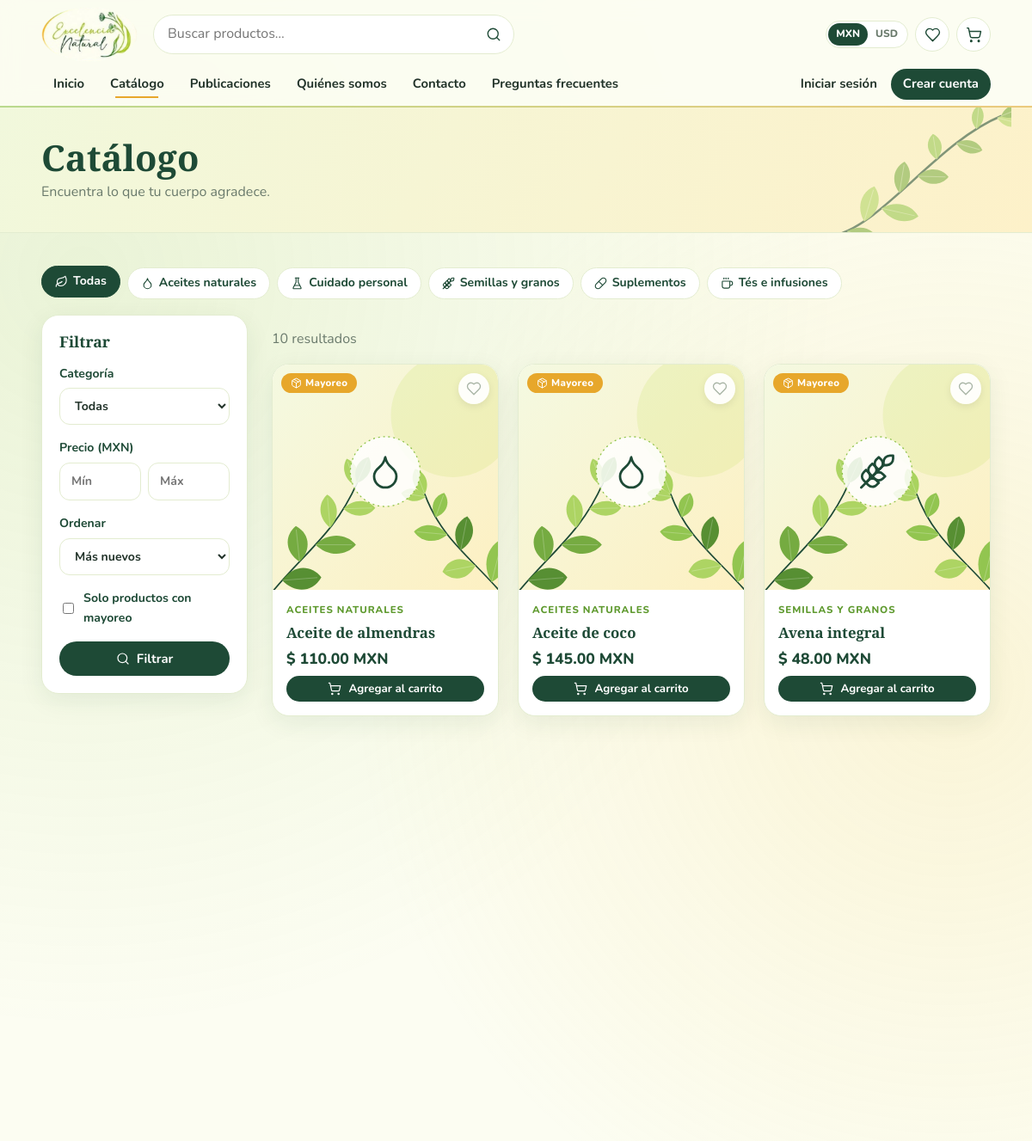
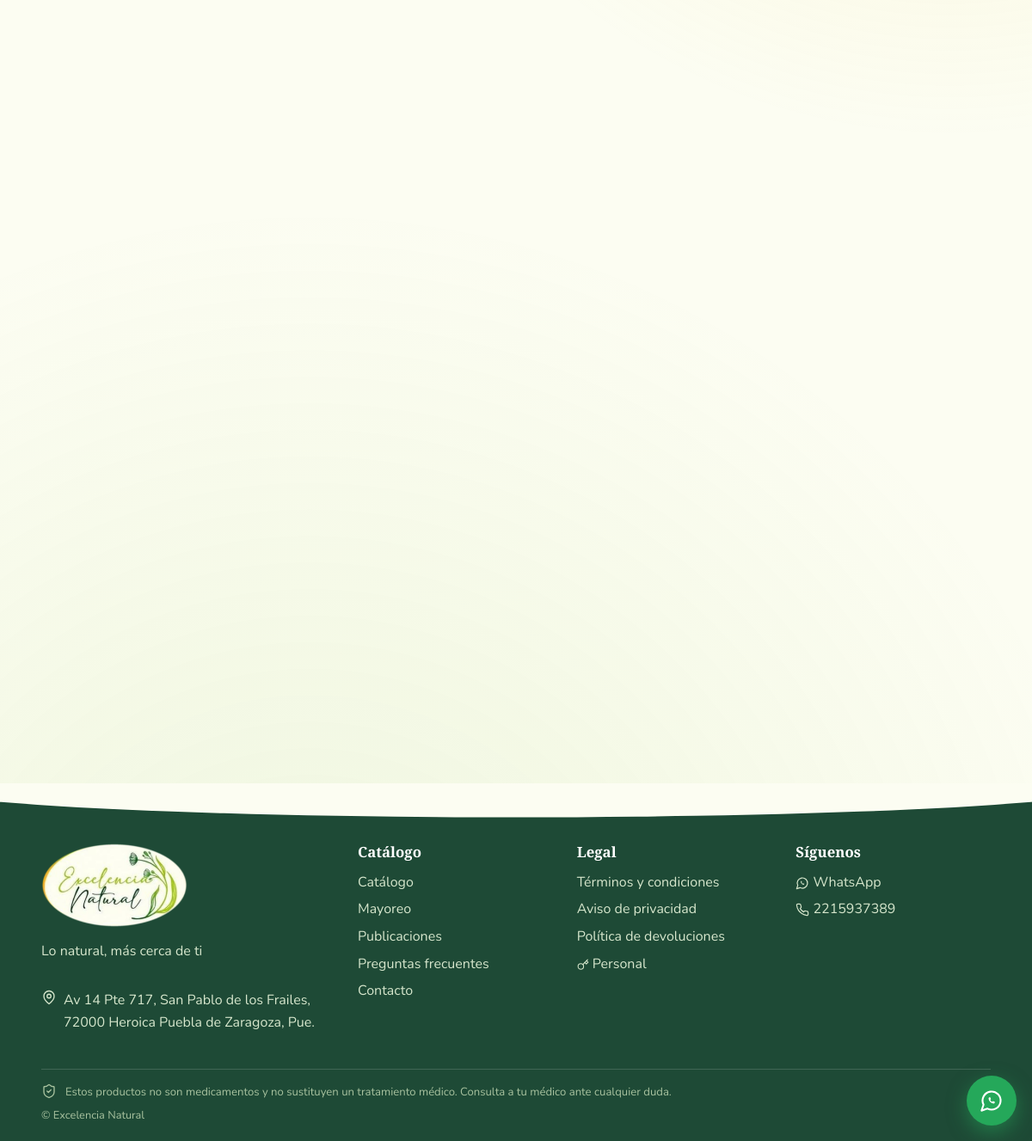
/catalogo, run on the app's committed database (2 pictures, top to bottom).
### tables this page shows
CREATE TABLE categories (
  id INTEGER PRIMARY KEY AUTOINCREMENT,
  name TEXT NOT NULL,
  name_en TEXT DEFAULT '',
  icon TEXT DEFAULT '🌿'
);

CREATE TABLE products (
  id INTEGER PRIMARY KEY AUTOINCREMENT,
  name TEXT NOT NULL,
  name_en TEXT DEFAULT '',
  descr TEXT DEFAULT '',
  descr_en TEXT DEFAULT '',
  cat_id INTEGER REFERENCES categories(id) ON DELETE SET NULL,
  price_mxn REAL NOT NULL DEFAULT 0,
  price_usd REAL DEFAULT 0,                  -- 0 = se calcula con el tipo de cambio
  ws_mxn REAL DEFAULT 0,                     -- precio mayoreo (0 = sin mayoreo)
  ws_usd REAL DEFAULT 0,
  ws_min INTEGER DEFAULT 0,                  -- piezas minimas para mayoreo
  stock INTEGER DEFAULT 0,
  featured INTEGER DEFAULT 0,
  active INTEGER DEFAULT 1,
  created TEXT DEFAULT CURRENT_TIMESTAMP
);

### shop.py (the view)
@bp.route('/catalogo')
def catalog():
    s = request.args.get('q', '').strip()
    cat = request.args.get('cat', type=int)
    pmin = request.args.get('min', type=float)
    pmax = request.args.get('max', type=float)
    sort = request.args.get('sort', 'new')
    ws = request.args.get('ws') == '1'
    sql, args = 'SELECT * FROM products WHERE active = 1', []
    if s:
        sql += ' AND (name LIKE ? OR name_en LIKE ? OR descr LIKE ?)'
        args += [f'%{s}%'] * 3
    if cat:
        sql += ' AND cat_id = ?'
        args.append(cat)
    if pmin is not None:
        sql += ' AND price_mxn >= ?'
        args.append(pmin * u.rate() if u.cur() == 'USD' else pmin)
    if pmax is not None:
        sql += ' AND price_mxn <= ?'
        args.append(pmax * u.rate() if u.cur() == 'USD' else pmax)
    if ws:
        sql += ' AND ws_min > 1 AND ws_mxn > 0'
    sql += {'low': ' ORDER BY price_mxn ASC', 'high': ' ORDER BY price_mxn DESC'}.get(sort, ' ORDER BY id DESC')
    prods = q(sql, args)
    cats = q('SELECT * FROM categories ORDER BY name')
    return render_template('catalog.html', prods=prods, cats=cats, f=dict(q=s, cat=cat, min=pmin, max=pmax, sort=sort, ws=ws))

### art.py (called while the page is built)
def _bez(p, t):
    (x0, y0), (x1, y1), (x2, y2), (x3, y3) = p
    u = 1 - t
    x = u**3 * x0 + 3 * u * u * t * x1 + 3 * u * t * t * x2 + t**3 * x3
    y = u**3 * y0 + 3 * u * u * t * y1 + 3 * u * t * t * y2 + t**3 * y3
    dx = 3 * u * u * (x1 - x0) + 6 * u * t * (x2 - x1) + 3 * t * t * (x3 - x2)
    dy = 3 * u * u * (y1 - y0) + 6 * u * t * (y2 - y1) + 3 * t * t * (y3 - y2)
    return x, y, math.degrees(math.atan2(dy, dx))

def _leaf(x, y, ang, ln, wd, col, op=1):
    d = f'M0 0C{ln*.3:.1f} {-wd:.1f} {ln*.75:.1f} {-wd:.1f} {ln:.1f} 0C{ln*.75:.1f} {wd:.1f} {ln*.3:.1f} {wd:.1f} 0 0Z'
    vein = f'<path d="M0 0L{ln*.9:.1f} 0" stroke="#fff" stroke-opacity=".35" stroke-width="1" fill="none"/>'
    return (f'<g transform="translate({x:.1f} {y:.1f}) rotate({ang:.1f})" opacity="{op}">'
            f'<path d="{d}" fill="{col}"/>{vein}</g>')

def branch(pts, n=9, ln=46, wd=15, seed=1, cols=None, stem=DEEP, round_leaves=False):
    r = random.Random(seed)
    cols = cols or GREENS
    out = [f'<path d="M{pts[0][0]} {pts[0][1]}C{pts[1][0]} {pts[1][1]} {pts[2][0]} {pts[2][1]} {pts[3][0]} {pts[3][1]}" '
           f'stroke="{stem}" stroke-width="2.6" fill="none" stroke-linecap="round"/>']
    for i in range(n):
        t = .12 + .86 * i / max(n - 1, 1)
        x, y, a = _bez(pts, t)
        k = 1 - .45 * t                      # hojas mas chicas hacia la punta
        side = 1 if i % 2 == 0 else -1
        la = a + side * r.uniform(38, 62)
        w = wd * k * (1.9 if round_leaves else 1)
        out.append(_leaf(x, y, la, ln * k * r.uniform(.85, 1.1), w, r.choice(cols), .95))
    x, y, a = _bez(pts, 1)
    out.append(_leaf(x, y, a, ln * .6, wd * .6, cols[0]))
    return ''.join(out)

def _wrap(w, h, body, cls='', defs=''):
    return Markup(f'<svg class="art {cls}" viewBox="0 0 {w} {h}" xmlns="http://www.w3.org/2000/svg" '
                  f'role="img" aria-hidden="true" preserveAspectRatio="xMidYMid meet"><defs>{defs}</defs>{body}</svg>')

def sprig(w=260, h=200, seed=2, flip=False, cols=None):
    t = ' transform="scale(-1 1) translate(-%d 0)"' % w if flip else ''
    body = f'<g{t}>' + branch([(8, h - 10), (w * .3, h * .9), (w * .6, h * .3), (w - 12, 20)], n=9, ln=48, wd=15, seed=seed, cols=cols) + '</g>'
    return _wrap(w, h, body, 'sprig')

### db.py (called while the page is built)
def get_db():
    if 'db' not in g:
        g.db = sqlite3.connect(config.DB_PATH)
        g.db.row_factory = sqlite3.Row
        g.db.execute('PRAGMA foreign_keys = ON')
    return g.db

### utils.py (called while the page is built)
def lang():
    return 'es'

### templates/catalog.html (shortened to what this page needs)
{% extends 'base.html' %}
{% from '_macros.html' import card, page_head with context %}
{% block body %}
{{ page_head(t('shop'), t('shop_sub')) }}
<div class="wrap sec">
  <div class="chips-row">
    <a class="cat-chip {{ 'on' if not f.cat }}" href="{{ url_for('shop.catalog') }}">{{ icon('leaf', 15) }} {{ t('all') }}</a>
    {% for c in cats %}<a class="cat-chip {{ 'on' if f.cat == c.id }}" href="{{ url_for('shop.catalog', cat=c.id) }}">{{ icon(c.icon, 15) }} {{ c.name_en if lang=='en' and c.name_en else c.name }}</a>{% endfor %}
  </div>
  <div class="cat-layout">
    <form class="filters" method="get">
      <h3>{{ t('filter') }}</h3>
      <label>{{ t('category') }}
        <select name="cat">
          <option value="">{{ t('all') }}</option>
        </select>
      </label>
      <label>{{ t('price') }} ({{ cur }})
        <div class="two"><input type="number" step="any" min="0" name="min" placeholder="{{ t('min') }}" value="{{ f.min if f.min is not none }}">
        <input type="number" step="any" min="0" name="max" placeholder="{{ t('max') }}" value="{{ f.max if f.max is not none }}"></div>
      </label>
      <label>{{ t('sort') }}
        <select name="sort">
          <option value="new" {{ 'selected' if f.sort=='new' }}>{{ t('newest') }}</option>
        </select>
      </label>
      <label class="chk"><input type="checkbox" name="ws" value="1" {{ 'checked' if f.ws }}> {{ t('only_ws') }}</label>
      <button class="btn">{{ icon('search', 16) }} {{ t('filter') }}</button>
    </form>
    <div>
      <p class="muted">{{ t('results', n=prods|length) }}{% if f.q %} · “{{ f.q }}”{% endif %}</p>
      <div class="grid">{% for p in prods %}{{ card(p) }}{% else %}<p class="muted">{{ t('none') }}</p>{% endfor %}</div>
    </div>
  </div>
</div>
{% endblock %}

### templates/base.html (shortened to what this page needs)
<!doctype html>
<html lang="{{ lang }}">
<head>
  <link rel="stylesheet" href="{{ url_for('static', filename='css/style.css') }}">
</head>
<body data-csrf="{{ csrf() }}" data-login="{{ 1 if me and me.role == 'cliente' else 0 }}" data-login-url="{{ url_for('auth.login') }}">
<header class="top">
  <div class="wrap top-in">
    <a class="brand" href="{{ url_for('shop.index') }}" aria-label="{{ S.store_name }}">
      <img src="{{ url_for('static', filename='img/Logo.png') }}" alt="{{ S.store_name }}">
    </a>
    <form class="search" action="{{ url_for('shop.catalog') }}">
      <input name="q" placeholder="{{ t('search') }}" value="{{ request.args.get('q','') }}" aria-label="{{ t('search') }}">
      <button aria-label="search">{{ icon('search', 18) }}</button>
    </form>
    <div class="tools">
      <span class="pill">
        <a href="{{ url_for('shop.set_cur', c='MXN') }}" class="{{ 'on' if cur=='MXN' }}">MXN</a>
        <a href="{{ url_for('shop.set_cur', c='USD') }}" class="{{ 'on' if cur=='USD' }}">USD</a>
      </span>
      <a class="icon-btn" href="{{ url_for('shop.wishlist') }}" title="{{ t('wishlist') }}" aria-label="{{ t('wishlist') }}">{{ icon('heart', 19) }}</a>
      <a class="icon-btn cart-btn" href="{{ url_for('shop.cart') }}" title="{{ t('cart') }}" aria-label="{{ t('cart') }}">{{ icon('cart', 19) }}<b id="cart-n" class="{{ '' if cart_n else 'zero' }}">{{ cart_n }}</b></a>
    </div>
  </div>
  {% set ep = request.endpoint %}
  <nav class="wrap nav" id="nav">
    <a href="{{ url_for('shop.index') }}" class="{{ 'on' if ep == 'shop.index' }}">{{ t('home') }}</a>
    <a href="{{ url_for('shop.catalog') }}" class="{{ 'on' if ep in ('shop.catalog','shop.product') }}">{{ t('shop') }}</a>
    <a href="{{ url_for('shop.blog') }}" class="{{ 'on' if ep == 'shop.blog' }}">{{ t('blog') }}</a>
    <a href="{{ url_for('shop.about') }}" class="{{ 'on' if ep == 'shop.about' }}">{{ t('about') }}</a>
    <a href="{{ url_for('shop.contact') }}" class="{{ 'on' if ep == 'shop.contact' }}">{{ t('contact') }}</a>
    <a href="{{ url_for('shop.faq') }}" class="{{ 'on' if ep == 'shop.faq' }}">{{ t('faq') }}</a>
    {% if me and me.role == 'cliente' %}
      <a href="{{ url_for('shop.account') }}" class="row-i">{{ icon('user', 17) }} {{ me.name.split()[0] }}</a>
      <a href="{{ url_for('auth.logout') }}">{{ t('logout') }}</a>
    {% else %}
      <a href="{{ url_for('auth.login') }}">{{ t('login') }}</a>
      <a class="btn btn-sm" href="{{ url_for('auth.register') }}">{{ t('register') }}</a>
    {% endif %}
  </nav>
</header>
<main>{% block body %}{% endblock %}</main>
<footer class="foot">
  <div class="wrap foot-grid">
    <div>
      <img class="logo-f" src="{{ url_for('static', filename='img/Logo.png') }}" alt="{{ S.store_name }}">
      <p>{{ S.slogan }}</p>
      <p class="row-i" style="align-items:flex-start">{{ icon('pin', 18) }} <span>{{ S.address }}</span></p>
    </div>
    <div>
      <h4>{{ t('shop') }}</h4>
      <a href="{{ url_for('shop.catalog') }}">{{ t('shop') }}</a>
      <a href="{{ url_for('shop.catalog', ws=1) }}">{{ t('wholesale') }}</a>
      <a href="{{ url_for('shop.blog') }}">{{ t('blog') }}</a>
      <a href="{{ url_for('shop.faq') }}">{{ t('faq') }}</a>
      <a href="{{ url_for('shop.contact') }}">{{ t('contact') }}</a>
    </div>
    <div>
      <h4>Legal</h4>
      <a href="{{ url_for('shop.terms') }}">{{ t('terms') }}</a>
      <a href="{{ url_for('shop.privacy') }}">{{ t('privacy') }}</a>
      <a href="{{ url_for('shop.returns') }}">{{ t('returns') }}</a>
      <a href="{{ url_for('auth.admin_login') }}">{{ icon('key', 14) }} Personal</a>
    </div>
    <div>
      <h4>{{ t('follow') }}</h4>
      <a href="{{ wa_link(S.whatsapp, 'Hola, tengo una duda') }}" target="_blank" rel="noopener" class="row-i">{{ icon('whatsapp', 16) }} WhatsApp</a>
      <a href="tel:+52{{ S.whatsapp }}" class="row-i">{{ icon('phone', 16) }} {{ S.whatsapp }}</a>
    </div>
  </div>
  <div class="wrap disc">{{ icon('shield', 18) }}<span>{{ t('disclaimer') }}</span></div>
  <div class="wrap copy">© {{ S.store_name }}</div>
</footer>
<a class="wa-float" href="{{ wa_link(S.whatsapp, 'Hola, tengo una duda') }}" target="_blank" rel="noopener" aria-label="WhatsApp">{{ icon('whatsapp', 28) }}</a>
</body>
</html>

### templates/_macros.html (shortened to what this page needs)
{% macro media(p, im, alt='') %}{% if im %}<img src="{{ url_for('static', filename='uploads/' ~ im) }}" alt="{{ alt }}" loading="lazy">{% else %}{{ product_ph(cat_icon(p.cat_id)) }}{% endif %}{% endmacro %}
{% macro page_head(title, sub='') %}
<section class="page-hero">
  <div class="wrap"><h1>{{ title }}</h1>{% if sub %}<p>{{ sub }}</p>{% endif %}</div>
  {{ sprig(220, 170, 7) }}
</section>
{% endmacro %}
{% macro card(p) %}
{% set im = img_of(p.id) %}
<article class="card reveal">
  <a class="card-img" href="{{ url_for('shop.product', pid=p.id) }}" aria-label="{{ pname(p) }}">
    {{ media(p, im, pname(p)) }}
    {% if p.stock < 1 %}<span class="tag tag-out">{{ t('out') }}</span>
    {% elif ws_price(p) %}<span class="tag">{{ icon('package', 13) }} {{ t('wholesale') }}</span>{% endif %}
  </a>
  <button class="heart" data-fav="{{ p.id }}" title="{{ t('wishlist') }}" aria-label="{{ t('wishlist') }}">{{ icon('heart', 18) }}</button>
  <div class="card-body">
    {% if p.cat_id %}<span class="card-cat">{{ cat_name(p.cat_id) }}</span>{% endif %}
    <a class="card-name" href="{{ url_for('shop.product', pid=p.id) }}">{{ pname(p) }}</a>
    <div class="price">{{ money(unit_price(p)) }}</div>
    {% if p.stock > 0 %}<button class="btn btn-sm add" data-add="{{ p.id }}">{{ icon('cart', 16) }} {{ t('add') }}</button>
    {% else %}<button class="btn btn-sm" disabled>{{ t('out') }}</button>{% endif %}
  </div>
</article>
{% endmacro %}

### data on the page
categories: name "Aceites naturales", name "ACEITES NATURALES"
categories: name "Cuidado personal"
categories: name "Semillas y granos", name "SEMILLAS Y GRANOS"
categories: name "Suplementos"
categories: name "Tés e infusiones"
products: t "Mayoreo", name "Aceite de almendras", price_mxn "$ 110.00 MXN", t "Agregar al carrito"
products: t "Mayoreo", name "Aceite de coco", price_mxn "$ 145.00 MXN", t "Agregar al carrito"
products: t "Mayoreo", name "Avena integral", price_mxn "$ 48.00 MXN", t "Agregar al carrito"

### other printed values
{{ t('home') }} "Inicio"
{{ t('shop') }} "Catálogo"
{{ t('blog') }} "Publicaciones"
{{ t('about') }} "Quiénes somos"
{{ t('contact') }} "Contacto"
{{ t('faq') }} "Preguntas frecuentes"
{{ t('login') }} "Iniciar sesión"
{{ t('register') }} "Crear cuenta"
{{ title }} "Catálogo"
{{ sub }} "Encuentra lo que tu cuerpo agradece."
{{ t('all') }} "Todas"
{{ t('filter') }} "Filtrar"
{{ t('category') }} "Categoría"
{{ t('price') }} "Precio"
{{ cur }} "MXN"
